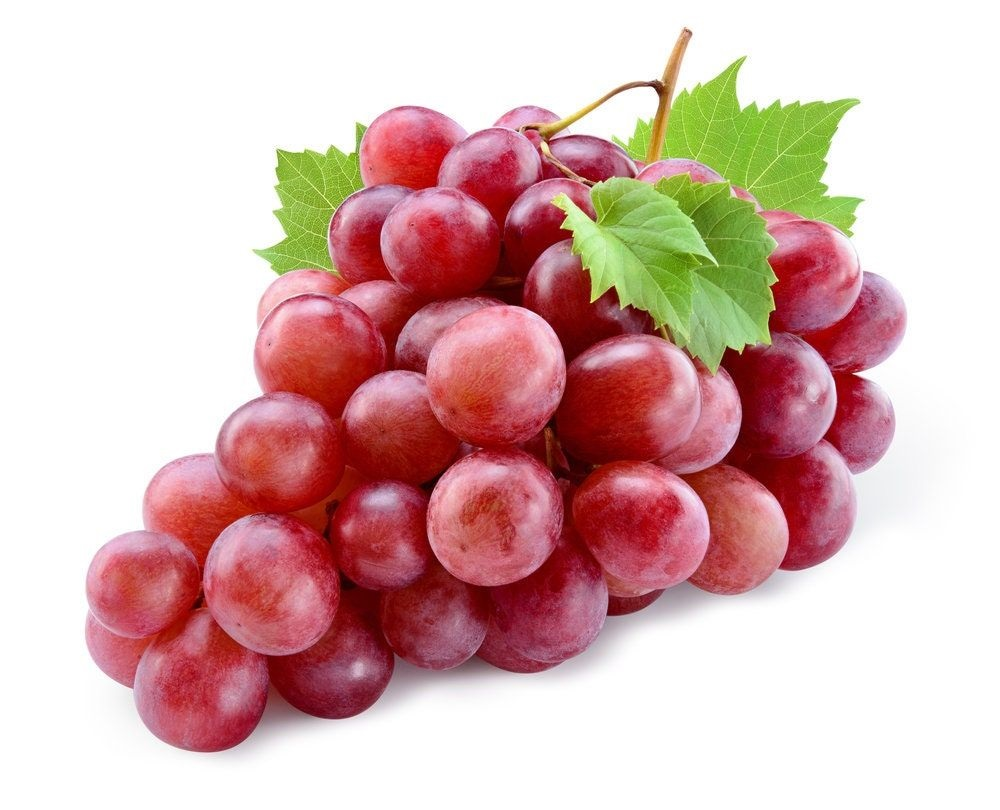
%> input picture data_latih/anggur11.jpg, 1000 x 810 px; its folder holds only this picture in this run
$ octave latih.m   (GNU Octave 9; MATLAB toolbox functions it lacks are replaced by stand-ins)
%> lines starting %> are read from the running program, lines starting %| are printed output that depends on the picture; in (x1, y1, x2, y2) boxes, pixels count from 0 and x2, y2 are one past the last pixel; in counts of white or black regions, pixels touching at a corner belong together; the program's own positions count from 1
clc; clear;
close all;
warning off all;

folder_name = 'data_latih';
nama_file = dir(fullfile(folder_name,'*.jpg'));
jumlah_file = numel(nama_file);

data_latih = zeros(jumlah_file,61);
kelas_latih = cell(jumlah_file,1);

for n = 1:jumlah_file
    Img = imread(fullfile(folder_name,nama_file(n).name));
%> Img is the input picture: size 810x1000x3 uint8; mean R, G, B 216.7, 182, 179.2
    cform = makecform('srgb2lab');
    lab = applycform(Img,cform);
%> lab: size 810x1000x3 uint8; mean of channels 1, 2, 3 198.5, 141.5, 137.7
    a = lab(:,:,2);
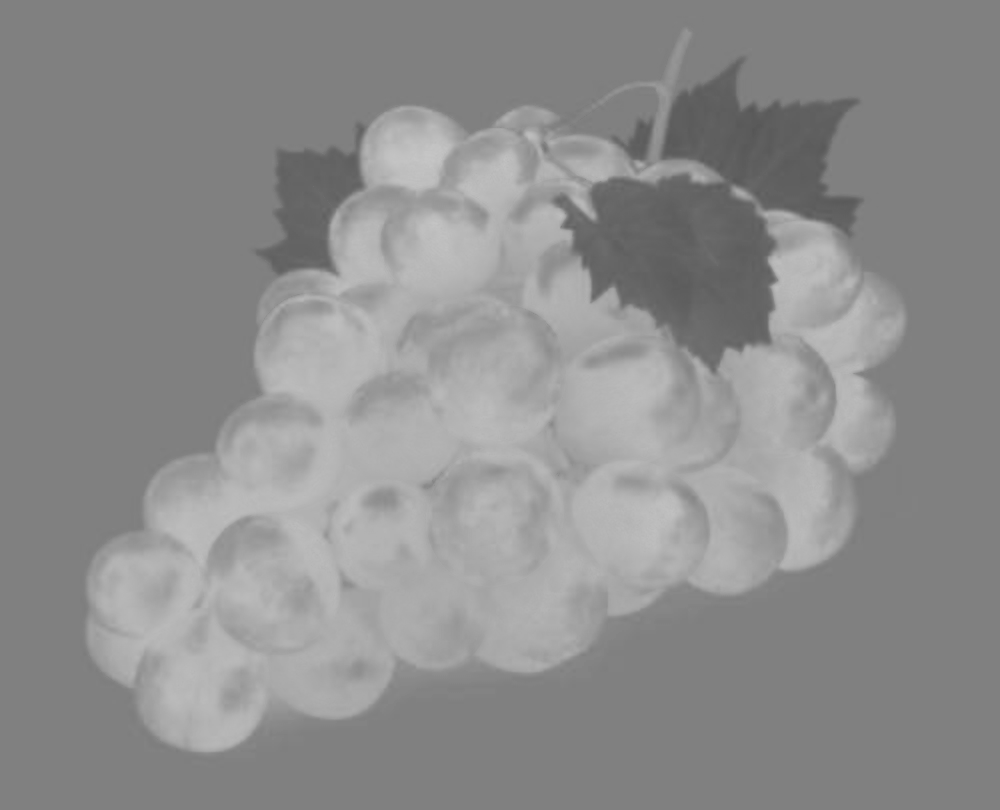
%> a: size 810x1000 uint8; min 86, max 198, mean 141.5
    bw = a>150;
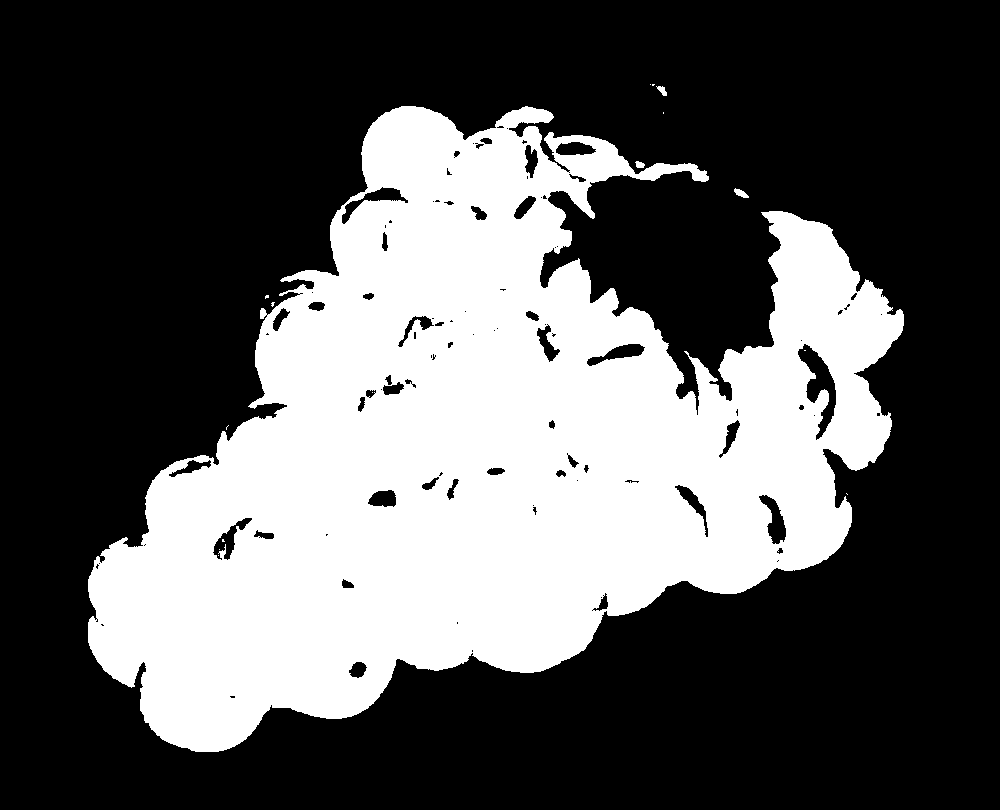
%> bw: size 810x1000 logical; 34.7% white; 16 white regions (12 under 20 px), largest, box (x1, y1, x2, y2) and area: (88, 106, 904, 752) 280450, (734, 188, 749, 198) 80, (656, 86, 667, 96) 60, (635, 161, 645, 168) 51
    bw = imfill(bw,'holes');
    hsv = rgb2hsv(Img);
%> hsv: size 810x1000x3 double; mean H, S, V 0.337, 0.276, 0.861
    grey = rgb2gray(Img);
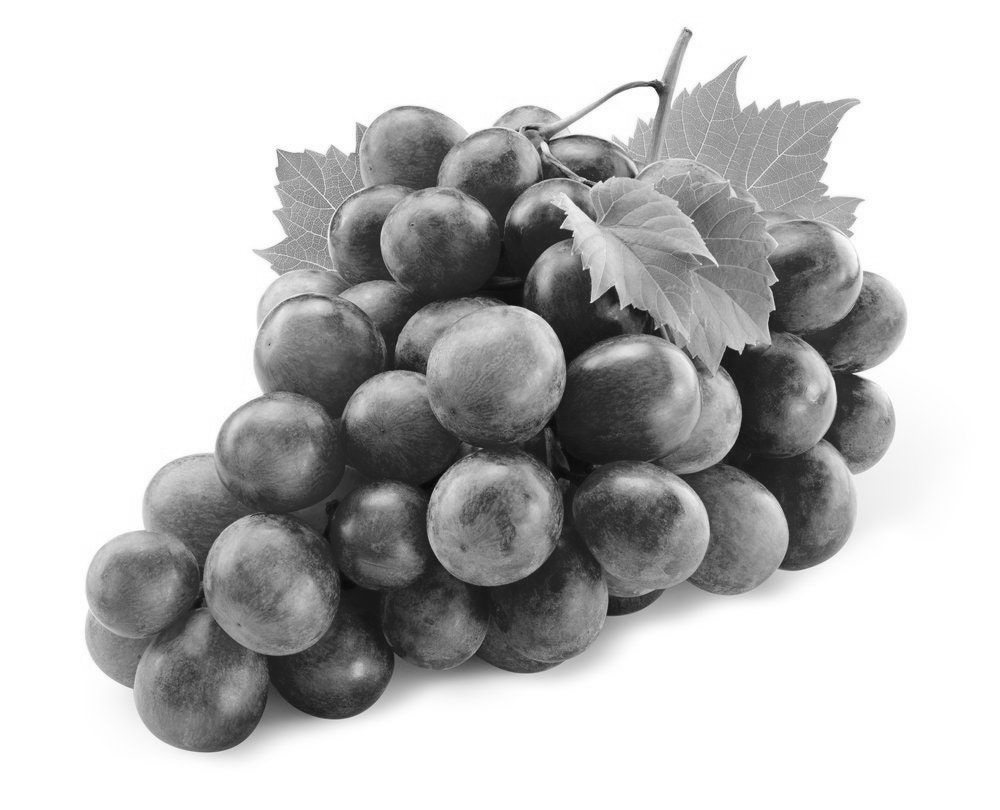
%> grey: size 810x1000 uint8; min 6, max 255, mean 192.1
    h = hsv(:,:,1);
    s = hsv(:,:,2);
    h(~bw) = 0;
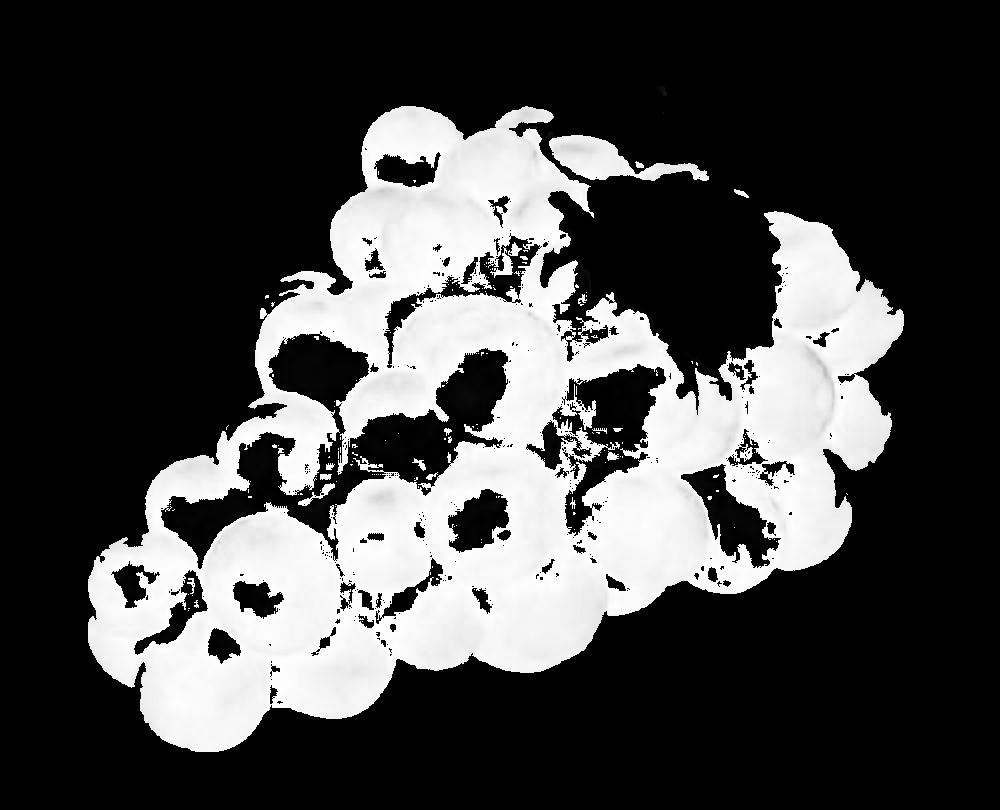
%> h: size 810x1000 double; min 0, max 0.999, mean 0.276
    s(~bw) = 0;
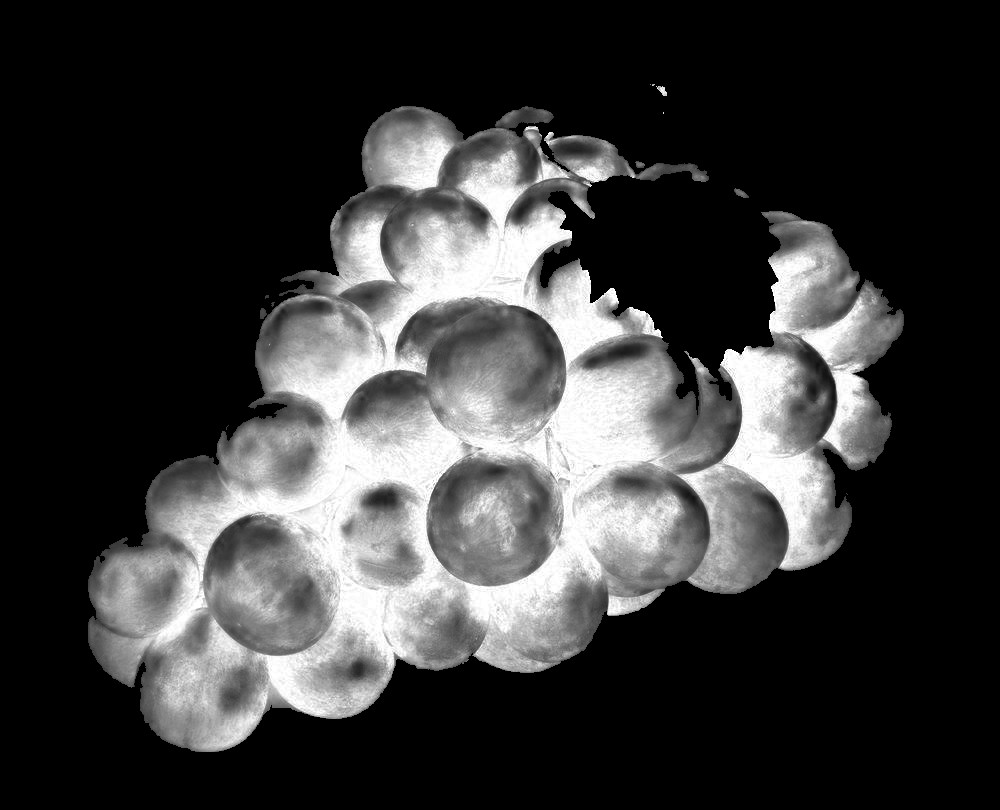
%> s: size 810x1000 double; min 0, max 1, mean 0.228
    data_latih(n,1) = sum(sum(h))/sum(sum(bw));
    data_latih(n,2) = sum(sum(s))/sum(sum(bw));
%> (the run ends here)

$ run again, on data_latih/anggur16.jpg
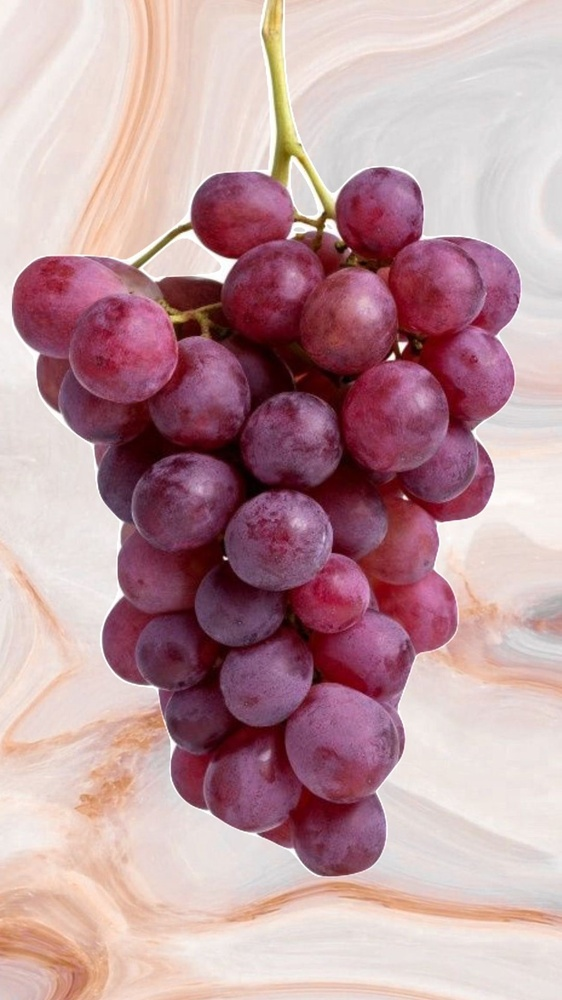
%> input picture data_latih/anggur16.jpg, 562 x 1000 px, shrunk from 1080 x 1920 before the run
%> Img is the input picture: size 1000x562x3 uint8; mean R, G, B 189.7, 152.9, 158.3
%> lab: size 1000x562x3 uint8; mean of channels 1, 2, 3 169.1, 143.6, 131.8
%> `bw = a>150;`:
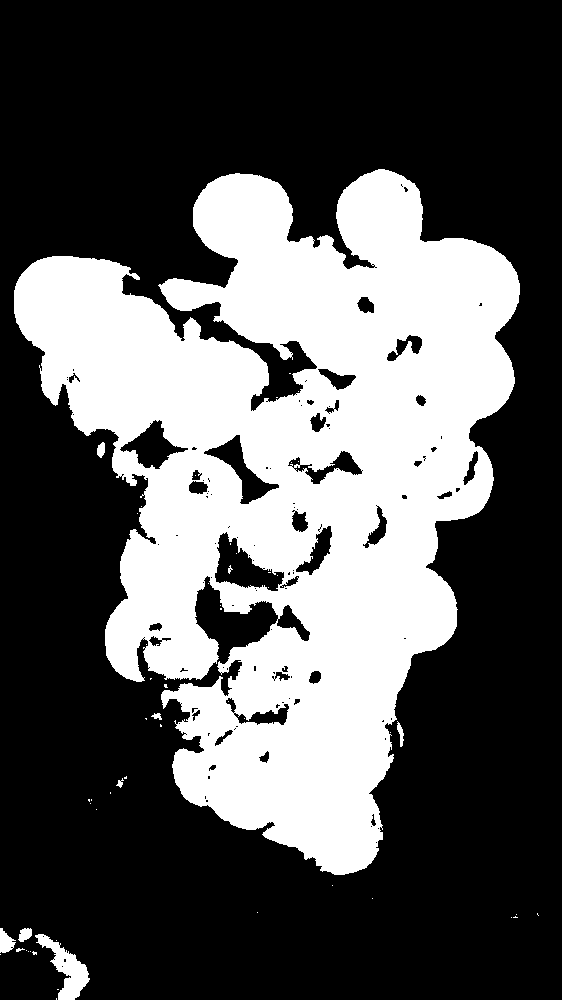
%> bw: size 1000x562 logical; 34.4% white; 55 white regions (45 under 20 px), largest, box (x1, y1, x2, y2) and area: (14, 169, 520, 875) 191068, (35, 934, 90, 1000) 1375, (0, 928, 16, 953) 250
%> hsv: size 1000x562x3 double; mean H, S, V 0.458, 0.293, 0.744
%> `s(~bw) = 0;`:
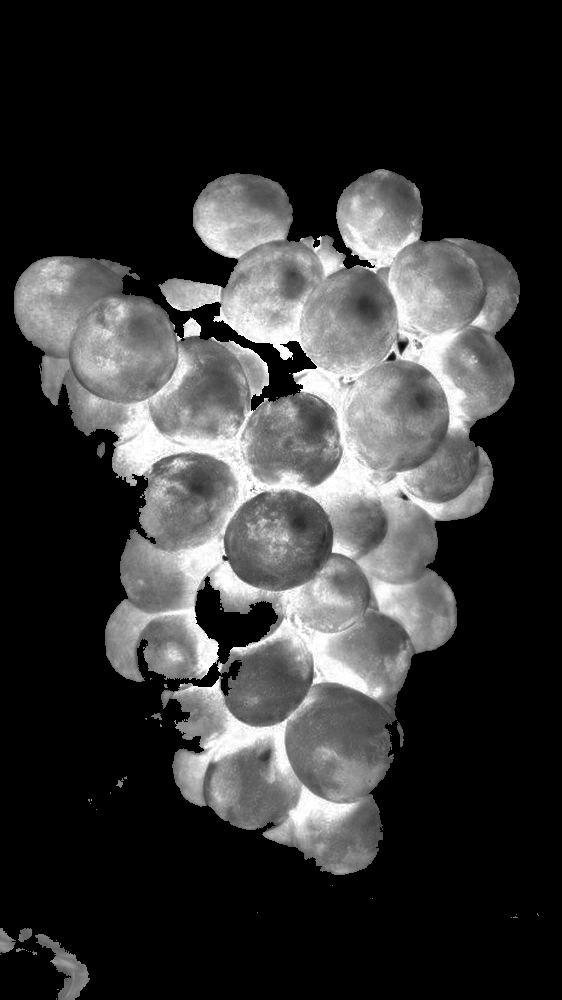
%> s: size 1000x562 double; min 0, max 1, mean 0.213

$ run again, on data_latih/anggur17.jpg
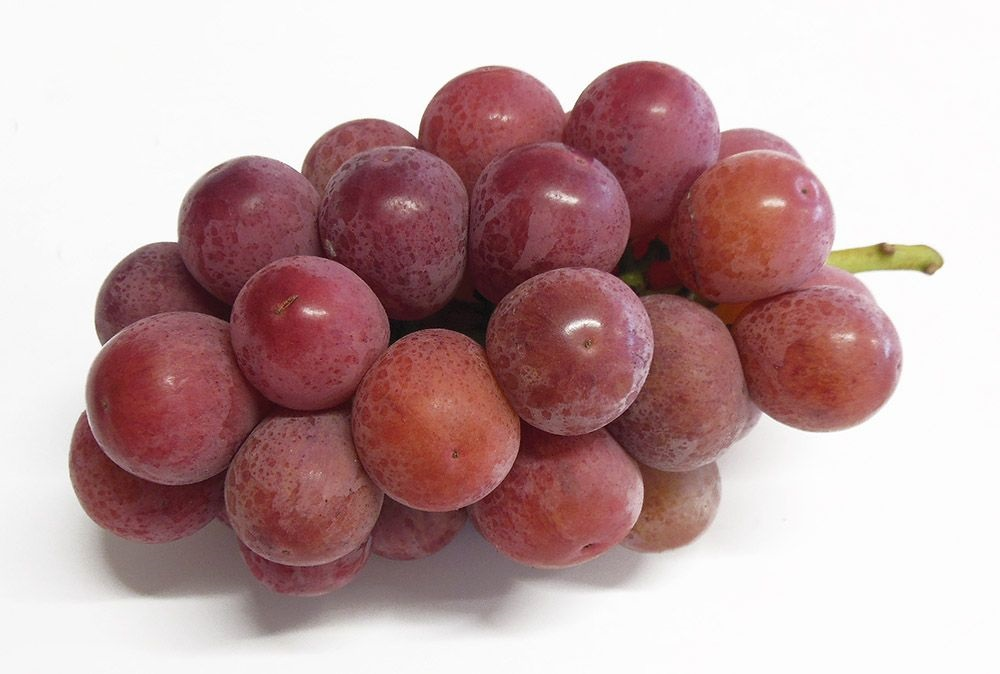
%> input picture data_latih/anggur17.jpg, 1000 x 674 px
%> Img is the input picture: size 674x1000x3 uint8; mean R, G, B 192, 162.7, 163.5
%> lab: size 674x1000x3 uint8; mean of channels 1, 2, 3 175.5, 140.7, 133.5
%> `bw = a>150;`:
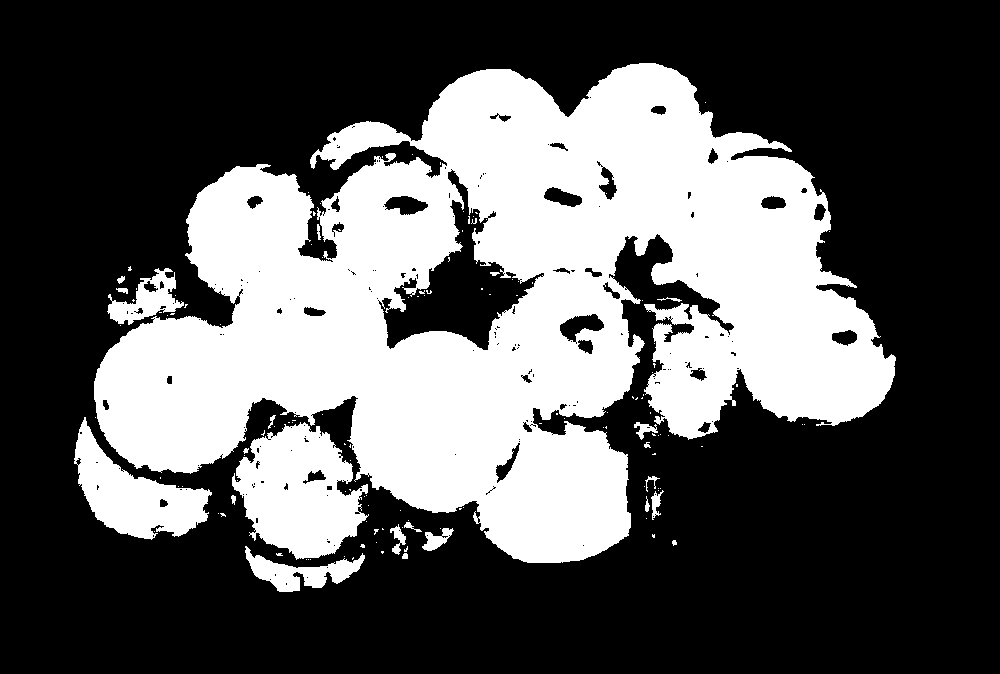
%> bw: size 674x1000 logical; 34.9% white; 136 white regions (113 under 20 px), largest, box (x1, y1, x2, y2) and area: (94, 63, 896, 563) 210163, (232, 422, 369, 560) 11997, (74, 417, 212, 540) 7298
%> hsv: size 674x1000x3 double; mean H, S, V 0.371, 0.235, 0.753
%> `s(~bw) = 0;`:
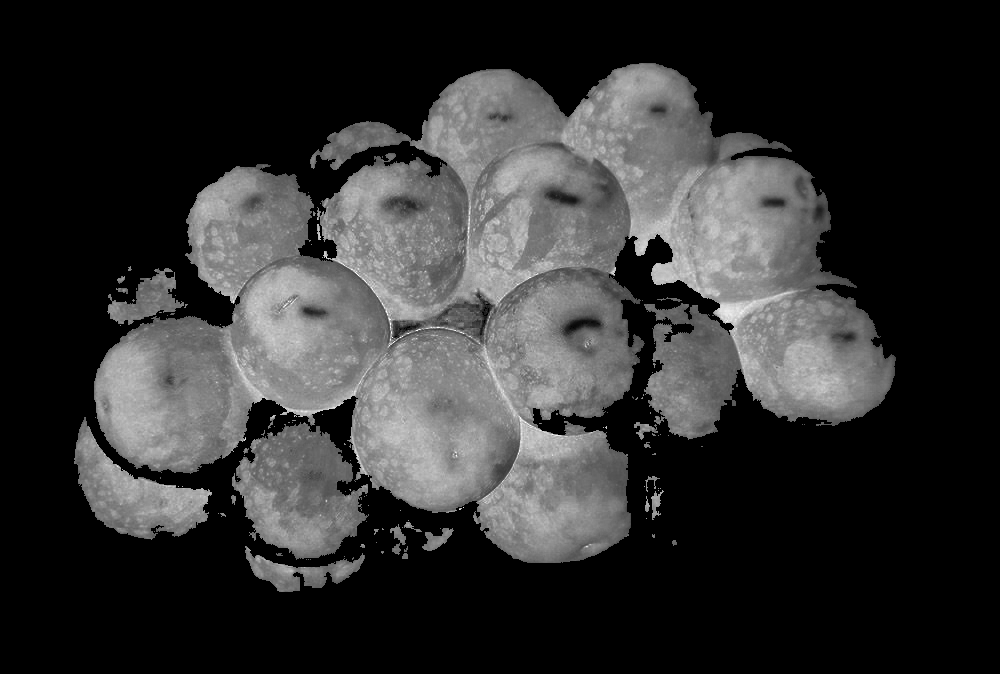
%> s: size 674x1000 double; min 0, max 1, mean 0.195

$ run again, on data_latih/anggur18.jpg
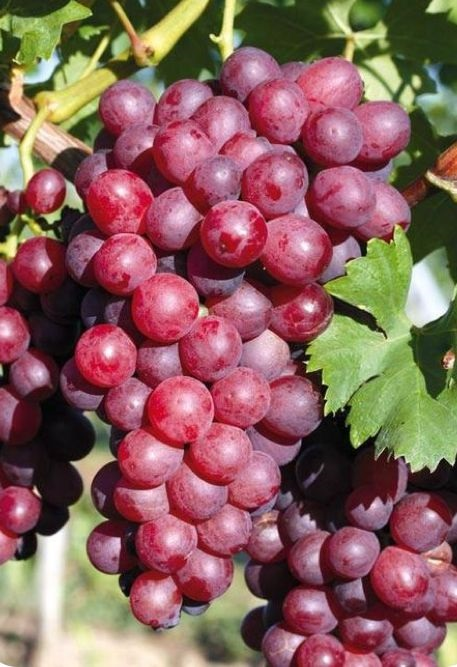
%> input picture data_latih/anggur18.jpg, 457 x 667 px
%> Img is the input picture: size 667x457x3 uint8; mean R, G, B 137.6, 96.9, 92.7
%> lab: size 667x457x3 uint8; mean of channels 1, 2, 3 116.3, 144, 139.1
%> `bw = a>150;`:
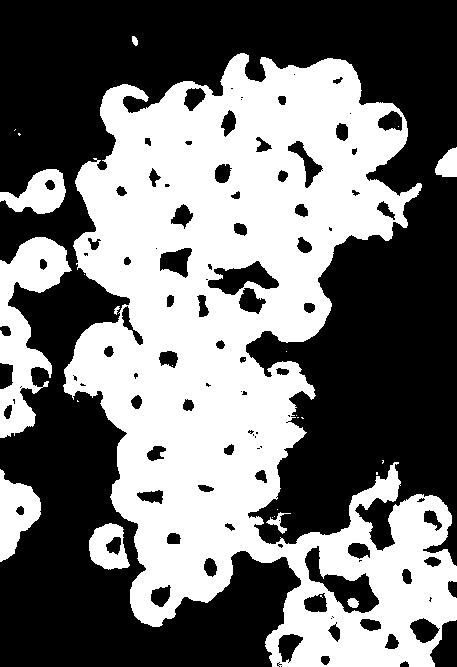
%> bw: size 667x457 logical; 45.5% white; 27 white regions (17 under 20 px), largest, box (x1, y1, x2, y2) and area: (63, 53, 457, 667) 126084, (0, 237, 72, 438) 6497, (0, 469, 41, 562) 2206
%> hsv: size 667x457x3 double; mean H, S, V 0.65, 0.479, 0.561
%> `s(~bw) = 0;`:
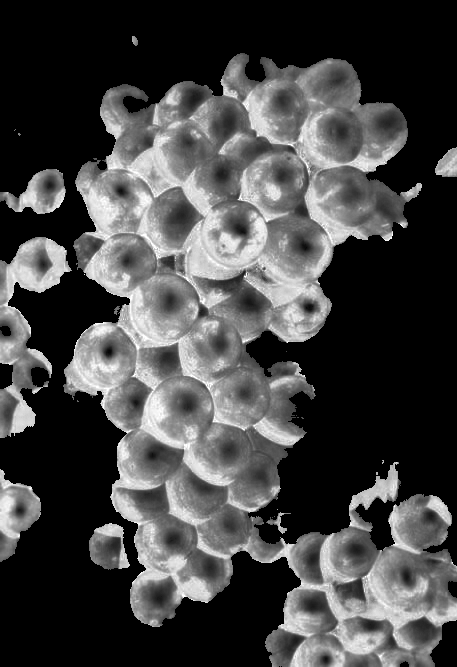
%> s: size 667x457 double; min 0, max 1, mean 0.272
